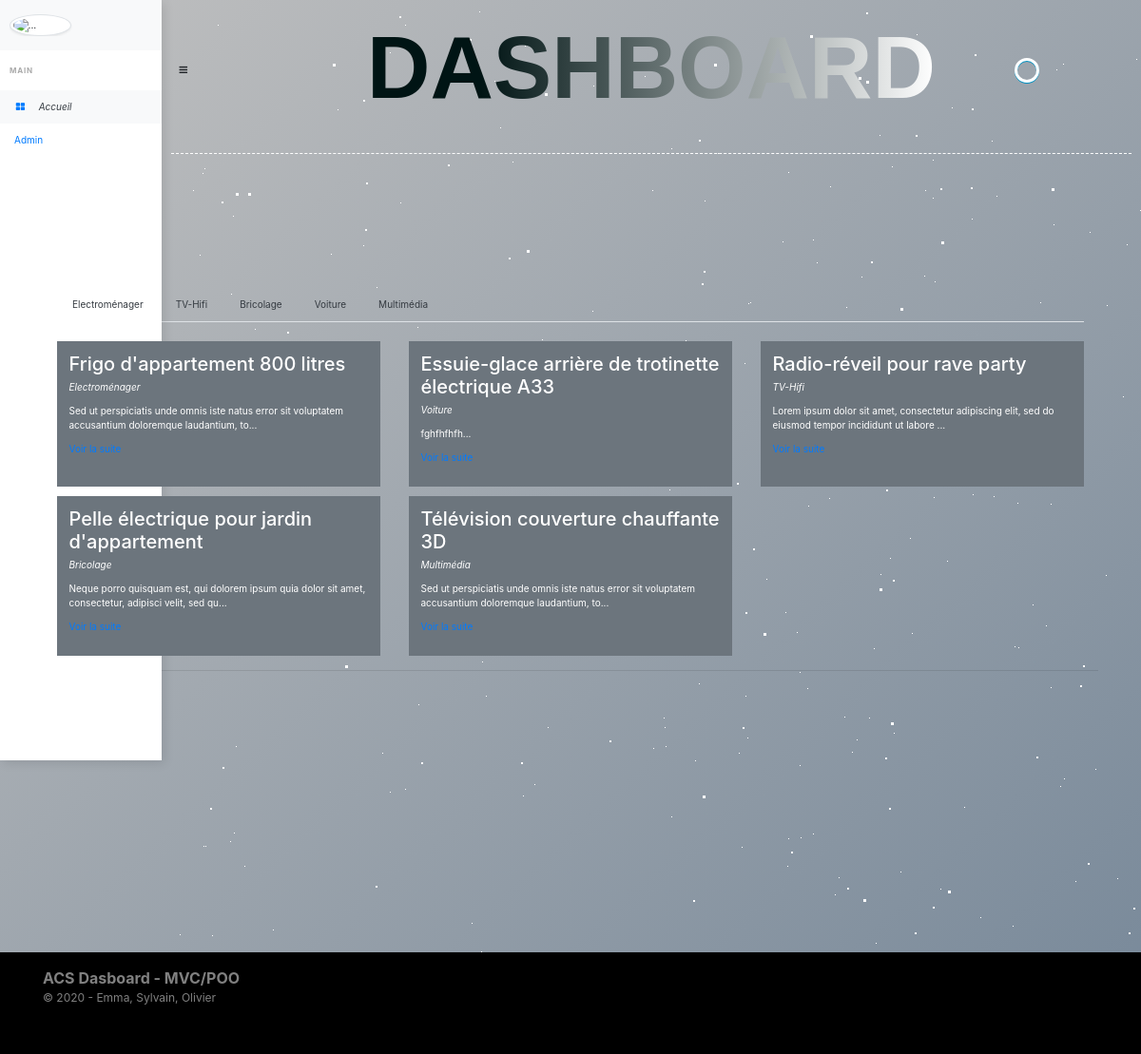
The page / on the database its author committed.
### tables this page shows
CREATE TABLE IF NOT EXISTS `categories` (
  `id` int(11) NOT NULL AUTO_INCREMENT,
  `titre` varchar(255) DEFAULT NULL,
  PRIMARY KEY (`id`)
);

CREATE TABLE IF NOT EXISTS `articles` (
  `id` int(11) NOT NULL AUTO_INCREMENT,
  `titre` varchar(255) DEFAULT NULL,
  `lieuachat` varchar(255) DEFAULT NULL,
  `adresseachat` varchar(255) DEFAULT NULL,
  `urlachat` varchar(255) DEFAULT NULL,
  `ref` varchar(255) NOT NULL,
  `dateachat` varchar(20) NOT NULL,
  `datefingarantie` varchar(20) NOT NULL,
  `category_id` int(11) DEFAULT NULL,
  `prix` int(10) NOT NULL DEFAULT 0,
  `conseilsentretien` longtext DEFAULT NULL,
  `phototicketachat` varchar(255) DEFAULT NULL,
  `manuelutilisation` longtext DEFAULT NULL,
  PRIMARY KEY (`id`)
);

### core/Controller/Controller.php (called while the page is built, shortened)
<?php
    class Controller{
        protected $viewPath;
        protected $template;
        protected function render($view, $variables = []){
            extract($variables);
            require($this->viewPath . str_replace('.', '/', $view) . '.php');
            $content = ob_get_clean();
            require($this->viewPath . 'templates/' . $this->template . '.php');
        }
    }
?>

### app/Controller/PostsController.php (called while the page is built, shortened)
<?php
    class PostsController extends AppController{
        public function index(){
            $posts = $this->Post->last();
            $categories = $this->Category->all();
            $this->render('posts.index', compact('posts','categories'));
        }
    }
?>

### public/index.php (called while the page is built, shortened)
<?php
    if(isset($_GET['p'])){
        $page = $_GET['p'];
    }
    else{
        $page = 'posts.index';
    }
    $page = explode('.', $page);
    if($page[0] == 'admin'){
        $controller = '\App\Controller\Admin\\' . ucfirst($page[1]) . 'Controller';
        $action = $page[2];
    }
    else{
        $action = $page[1];
    }
    $controller = new $controller();
    $controller->$action();
?>

### core/Table/Table.php (called while the page is built, shortened)
<?php
    class Table{
        protected $table;
        protected $db;
        public function __construct(Database $db){
            $this->db = $db;
        }
        public function all(){
            return $this->query("SELECT * FROM " . $this->table);
        }
        public function query($statement, $attributes = null, $one = false){
            if($attributes){
                return $this->db->prepare(
                    $statement,
                    $attributes,
                    str_replace('Table', 'Entity', get_class($this)),
                    $one
                );
            }
             else{
                return $this->db->query(
                    $statement,
                    str_replace('Table', 'Entity', get_class($this)),
                     $one
                );
            }
        }
    }
?>

### core/Database/MysqlDatabase.php (called while the page is built, shortened)
<?php
    class MysqlDatabase extends Database{
        private $pdo;
        private function getPDO(){
            if($this->pdo === null){
                $pdo = new PDO('mysql:dbname=dashboard;host=localhost', 'root', '');
                $pdo->setAttribute(PDO::ATTR_ERRMODE, PDO::ERRMODE_EXCEPTION);
                $this->pdo = $pdo;
            }
            return $this->pdo;
        }
        public function query($statement, $class_name = null, $one = false){
            $req = $this->getPDO()->query($statement);
            if($class_name === null){
                $req->setFetchMode(PDO::FETCH_OBJ);
            }
            else{
                $req->setFetchMode(PDO::FETCH_CLASS, $class_name);
            }
            if($one){
                $datas = $req->fetch();
            }
            else{
                $datas = $req->fetchAll();
            }
            return $datas;
        }
    }
?>

### app/Autoloader.php (called while the page is built, shortened)
<?php
  class Autoloader{
      static function autoload($class){
          if (strpos($class, __NAMESPACE__ . '\\') === 0){
              $class = str_replace(__NAMESPACE__ . '\\', '', $class);
              $class = str_replace('\\', '/', $class);
          }
      }
  }

### app/Entity/CategoryEntity.php (called while the page is built, shortened)
<?php
    class CategoryEntity extends Entity{
        public function getUrl(){
          return 'index.php?p=posts.category&id=' . $this->id;
        }
    }
?>

### core/Entity/Entity.php (called while the page is built, shortened)
<?php
    class Entity{
        public function __get($key){
            $method = 'get' . ucfirst($key);
            $this->$key = $this->$method();
            return $this->$key;
        }
    }
?>

### app/Table/PostTable.php (called while the page is built, shortened)
<?php
    class PostTable extends Table
    {
        public function last()
        {
            return $this->query("
                SELECT articles.id, articles.titre, articles.lieuachat, articles.adresseachat, articles.urlachat, articles.ref, articles.dateachat, articles.datefingarantie, articles.prix, articles.conseilsentretien, articles.phototicketachat, articles.manuelutilisation, categories.titre as categorie
                FROM articles
                LEFT JOIN categories ON category_id = categories.id
                ORDER BY articles.id DESC
            ");
        }
    }

### core/Autoloader.php (called while the page is built, shortened)
<?php
  class Autoloader{
      static function autoload($class){
          if (strpos($class, __NAMESPACE__ . '\\') === 0){
              $class = str_replace(__NAMESPACE__ . '\\', '', $class);
              $class = str_replace('\\', '/', $class);
          }
      }
  }

### app/Views/posts/index.php (the view)
<div class="container">
			 <ul class="nav nav-tabs">
				 <li class="nav-item text-dark">
			<?php foreach ($categories as $categorie) : ?>
						<li ><a class="text-dark" href="<?= $categorie->url; ?>"><?= $categorie->titre; ?></a></li>
				<?php endforeach; ?>
		</ul>
</div>
<br>
<div class="container">
    <div class="row">
		<?php
		    foreach ($posts as $post) :
		?>
		<div class="col-sm-4 py-2">
            <div class="card-2 card-body h-100 bg-secondary text-white">
		        <h2 ><a class="text-white" href="<?= $post->url; ?>"><?= $post->titre; ?></a></h2>
		        <p><em><?= $post->categorie; ?></em></p>
		        <p><?= $post->extrait; ?></p>
					</div>
				        </div>
		<?php endforeach; ?>
	</div>
</div>

### app/Entity/PostEntity.php (shortened to what this page needs)
<?php
    class PostEntity extends Entity
    {
        public function getUrl()
        {
            return 'index.php?p=posts.single&id=' . $this->id;
        }
        public function getExtrait()
        {
            $html = '<p>' . substr($this->manuelutilisation, 0, 100) . '...</p>';
            $html .= '<p><a href="' . $this->getUrl() . '">Voir la suite</a></p>';
            return $html;
        }
    }

### app/Views/templates/includes/header.php (shortened to what this page needs)
<!DOCTYPE html>
<html lang="en">
    <head>
        <link rel="stylesheet" href="../public/css/style.css">
        <link href="https://maxcdn.bootstrapcdn.com/bootstrap/3.3.7/css/bootstrap.min.css" rel="stylesheet">
        <link rel="stylesheet" href="https://stackpath.bootstrapcdn.com/bootstrap/4.5.2/css/bootstrap.min.css">
        <link rel="stylesheet" href="https://cdnjs.cloudflare.com/ajax/libs/font-awesome/4.7.0/css/font-awesome.min.css">
    </head>
    <body>
      <div class="page-content p-3" id="content">
        <div id='stars2'></div>
        <div id='stars3'></div>
        <div style ="" class="row align-items-center">
      <div class="col-2">
        <button id="sidebarCollapse" class="btn btn-bubble height="100><i class="fa fa-bars mr-2"></i></button>
      </div>
      <div class="col-8">
        <div class="wrapper"><h1>Dashboard</h1></div>
      </div>
        <div class="col-2">
        <div class="flexbox">
          <div class="search">
            <div>
              <input type="text" placeholder="Search . . ." required>
            </div>
          </div>
        </div>
      </div>
      </div>
<div class="separator"></div>

### app/Views/templates/default.php (shortened to what this page needs)
<?php include("includes/header.php"); ?>
<div class="vertical-nav bg-white" id="sidebar">
<div class="py-4 px-3 mb-4 bg-light">
  <div class="media d-flex align-items-center"><img src="https://i.ibb.co/FbX5PCM/toppng-com-dashboard-svg-icon-free-dashboard-icon-981x823.png" alt="..." width="65" class="mr-3 rounded-circle img-thumbnail shadow-sm">
  </div>
</div>
<p class="text-gray font-weight-bold text-uppercase px-3 small pb-4 mb-0">Main</p>
<ul class="nav flex-column bg-white mb-0">
    <li class="nav-item">
      <a href="index.php" class="nav-link text-dark font-italic bg-light">
        <i class="fa fa-th-large mr-3 text-primary fa-fw"></i>
        Accueil
      </a>
      </li>
    <?php if(isset($_GET['p'])) : ?>
        <?php switch($_GET['p']) :
            case 'posts.single' : ?>
                <li class="nav-item"><a href="index.php?p=admin.posts.index" class="nav-link text-dark font-italic bg-light">
                  <i class="fa fa-bar-chart mr-3 text-primary fa-fw"></i>
                  Admin
                </a>
              </li>
                <?php break; ?>
            <?php case "posts.category": ?>
                <li><a href="index.php?p=admin.posts.index">Admin</a></li>
                <?php break; ?>
            <?php default: ?>
                <li><a href="index.php?p=admin.posts.index">Articles</a></li>
                <li><a href="index.php?p=admin.categories.index">Catégories</a></li>
                <?php
                if(isset($_SESSION['auth'])) {
                ?>
                  <li><a href="index.php?p=users.logout">Déconnexion</a></li>
                <?php
                }
                ?>
        <?php endswitch; ?>
    <?php else : ?>
        <li><a href="index.php?p=admin.posts.index">Admin</a></li>
    <?php endif; ?>
</div>
<?php include("includes/footer.php"); ?>

### app/Views/templates/includes/footer.php (shortened to what this page needs)
                </div>
        <div class="container" style="min-height: 100vh;">
            <div class="starter-template" style="padding-top: 100px; padding-bottom: 70px;">
                <?php
                echo $content;
                ?>
                <hr>
            </div>
        </div>
        <div class="container-fluid" style="background-color: black; color: grey;">
          <div class="container">
            <div class="row">
              <div class="col" style="padding: 15px 15px 50px 15px;">
                  <span style="font-weight: bold; font-size: 16px;">ACS Dasboard - MVC/POO</span>
                  <br>
                <span style="font-size: 12px;">&copy; 2020 - Emma, Sylvain, Olivier</span>
              </div>
            </div>
          </div>
        </div>
    </body>
</html>

### rows shown on the page
categories: titre "Electroménager"
categories: titre "TV-Hifi"
categories: titre "Bricolage"
categories: titre "Voiture"
categories: titre "Multimédia"
articles: titre "Frigo d'appartement 800 litres", category.titre "Electroménager", manuelutilisation "Sed ut perspiciatis unde omnis iste natus error sit voluptatem accusantium doloremque laudantium, to"
articles: titre "Essuie-glace arrière de trotinette électrique A33", category.titre "Voiture", manuelutilisation "fghfhfhfh"
articles: titre "Radio-réveil pour rave party", category.titre "TV-Hifi", manuelutilisation "Lorem ipsum dolor sit amet, consectetur adipiscing elit, sed do eiusmod tempor incididunt ut labore"
articles: titre "Pelle électrique pour jardin d'appartement", category.titre "Bricolage", manuelutilisation "Neque porro quisquam est, qui dolorem ipsum quia dolor sit amet, consectetur, adipisci velit, sed qu"
articles: titre "Télévision couverture chauffante 3D", category.titre "Multimédia", manuelutilisation "Sed ut perspiciatis unde omnis iste natus error sit voluptatem accusantium doloremque laudantium, to"
